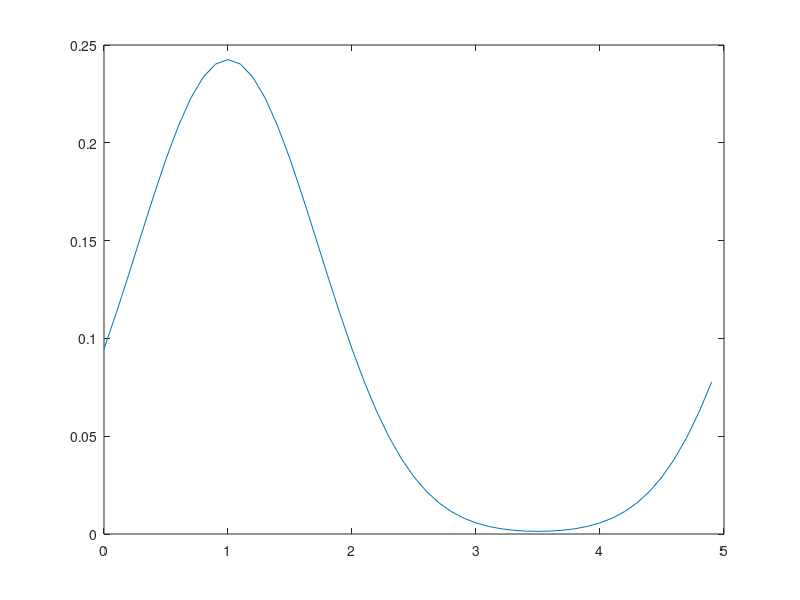
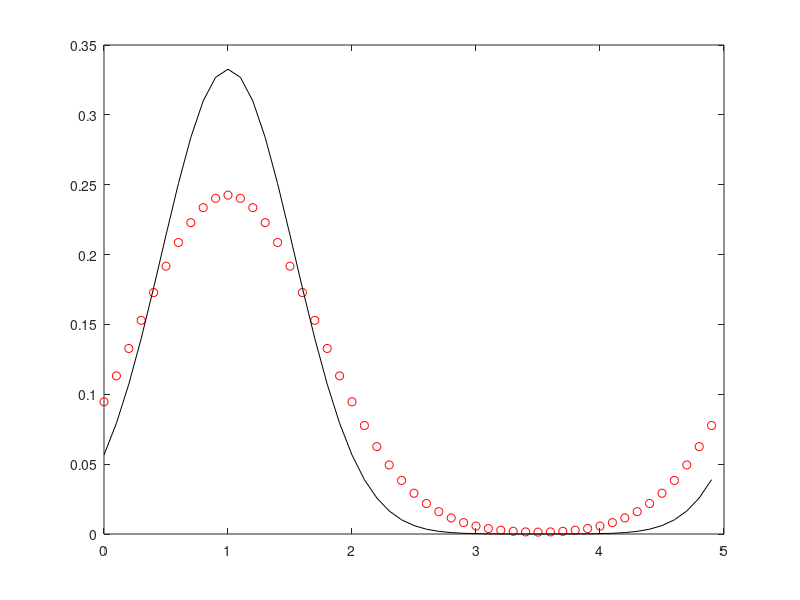

MATLAB code to generate these figures, in order:
clear all
close all
clc
format long

% ===='advection:centred finite difference'====
% ===='defusion:explicit euler'====
L=5;
N=50;
dx=L/N;
x=[0:dx:L-dx]';
T=5;
M=100;
dt=T/M;
t=[0:dt:T]';

%%exact solution
c0=@(x) exp(-((x-L/5)/(L/20)).^2);
ni=0.05;
a=1;
y0=c0(x);
c0hat=fft(y0);
k=[0,1:N/2,-N/2+1:-1]';
omegak=2*pi*k./L;
alfak=-a.*(j).*omegak+ni.*(j).^2.*omegak.^2;
chatk=exp(alfak*T).*c0hat;
y_exact=ifft(chatk);

figure(1)
plot(x,real(y_exact))

%%numerical solution
mi=ni*(dt/dx^2);
A1=(1-2*mi)*ones(1,length(x));
A2=mi*ones(1,length(x)-1);
A_EE=diag(A1)+diag(A2,1)+diag(A2,-1);
A_EE(1,end)=mi;
A_EE(end,1)=mi;
lambda=a*(dt/dx);
A3=ones(1,length(x));
A4=-(lambda/2)*ones(1,length(x)-1);
A5=(lambda/2)*ones(1,length(x)-1);
A_C=diag(A3)+diag(A4,1)+diag(A5,-1);
A_C(1,end)=(lambda/2);
A_C(end,1)=-(lambda)/2;
c_old=y0;
for i=1:length(t)-1
    c_new=A_EE*c_old+A_C*c_old;
    c_new=c_new-c_old;
    c_old=c_new;
end

figure(2)
plot(x,real(y_exact),'ro',x,c_new,'k')
